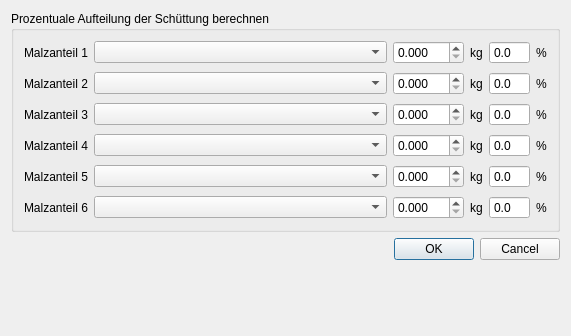
<?xml version="1.0" encoding="UTF-8"?>
<ui version="4.0">
 <class>Dialog_BerSchuettung</class>
 <widget class="QDialog" name="Dialog_BerSchuettung">
  <property name="geometry">
   <rect>
    <x>0</x>
    <y>0</y>
    <width>571</width>
    <height>336</height>
   </rect>
  </property>
  <property name="windowTitle">
   <string>Rezeptübernahme</string>
  </property>
  <layout class="QVBoxLayout" name="verticalLayout_4">
   <item>
    <widget class="QGroupBox" name="groupBox">
     <property name="title">
      <string>Prozentuale Aufteilung der Schüttung berechnen</string>
     </property>
     <layout class="QVBoxLayout" name="verticalLayout">
      <item>
       <widget class="QWidget" name="widget_S_1" native="true">
        <layout class="QHBoxLayout" name="horizontalLayout">
         <property name="spacing">
          <number>6</number>
         </property>
         <property name="leftMargin">
          <number>1</number>
         </property>
         <property name="topMargin">
          <number>1</number>
         </property>
         <property name="rightMargin">
          <number>1</number>
         </property>
         <property name="bottomMargin">
          <number>1</number>
         </property>
         <item>
          <widget class="QLabel" name="label_36">
           <property name="text">
            <string>Malzanteil 1</string>
           </property>
          </widget>
         </item>
         <item>
          <widget class="QComboBox" name="comboBox_S_1">
           <property name="sizePolicy">
            <sizepolicy hsizetype="Expanding" vsizetype="Fixed">
             <horstretch>0</horstretch>
             <verstretch>0</verstretch>
            </sizepolicy>
           </property>
          </widget>
         </item>
         <item>
          <widget class="QDoubleSpinBox" name="doubleSpinBox_Menge_S_1">
           <property name="decimals">
            <number>3</number>
           </property>
           <property name="maximum">
            <double>999.990000000000009</double>
           </property>
           <property name="singleStep">
            <double>0.100000000000000</double>
           </property>
          </widget>
         </item>
         <item>
          <widget class="QLabel" name="label">
           <property name="text">
            <string>kg</string>
           </property>
          </widget>
         </item>
         <item>
          <widget class="QDoubleSpinBox" name="doubleSpinBox_Prozent_S_1">
           <property name="readOnly">
            <bool>true</bool>
           </property>
           <property name="buttonSymbols">
            <enum>QAbstractSpinBox::NoButtons</enum>
           </property>
           <property name="decimals">
            <number>1</number>
           </property>
          </widget>
         </item>
         <item>
          <widget class="QLabel" name="label_2">
           <property name="text">
            <string>%</string>
           </property>
          </widget>
         </item>
        </layout>
       </widget>
      </item>
      <item>
       <widget class="QWidget" name="widget_S_2" native="true">
        <layout class="QHBoxLayout" name="horizontalLayout_2">
         <property name="spacing">
          <number>6</number>
         </property>
         <property name="leftMargin">
          <number>1</number>
         </property>
         <property name="topMargin">
          <number>1</number>
         </property>
         <property name="rightMargin">
          <number>1</number>
         </property>
         <property name="bottomMargin">
          <number>1</number>
         </property>
         <item>
          <widget class="QLabel" name="label_37">
           <property name="text">
            <string>Malzanteil 2</string>
           </property>
          </widget>
         </item>
         <item>
          <widget class="QComboBox" name="comboBox_S_2">
           <property name="sizePolicy">
            <sizepolicy hsizetype="Expanding" vsizetype="Fixed">
             <horstretch>0</horstretch>
             <verstretch>0</verstretch>
            </sizepolicy>
           </property>
          </widget>
         </item>
         <item>
          <widget class="QDoubleSpinBox" name="doubleSpinBox_Menge_S_2">
           <property name="decimals">
            <number>3</number>
           </property>
           <property name="maximum">
            <double>999.990000000000009</double>
           </property>
           <property name="singleStep">
            <double>0.100000000000000</double>
           </property>
          </widget>
         </item>
         <item>
          <widget class="QLabel" name="label_3">
           <property name="text">
            <string>kg</string>
           </property>
          </widget>
         </item>
         <item>
          <widget class="QDoubleSpinBox" name="doubleSpinBox_Prozent_S_2">
           <property name="readOnly">
            <bool>true</bool>
           </property>
           <property name="buttonSymbols">
            <enum>QAbstractSpinBox::NoButtons</enum>
           </property>
           <property name="decimals">
            <number>1</number>
           </property>
          </widget>
         </item>
         <item>
          <widget class="QLabel" name="label_4">
           <property name="text">
            <string>%</string>
           </property>
          </widget>
         </item>
        </layout>
       </widget>
      </item>
      <item>
       <widget class="QWidget" name="widget_S_3" native="true">
        <layout class="QHBoxLayout" name="horizontalLayout_3">
         <property name="spacing">
          <number>6</number>
         </property>
         <property name="leftMargin">
          <number>1</number>
         </property>
         <property name="topMargin">
          <number>1</number>
         </property>
         <property name="rightMargin">
          <number>1</number>
         </property>
         <property name="bottomMargin">
          <number>1</number>
         </property>
         <item>
          <widget class="QLabel" name="label_38">
           <property name="text">
            <string>Malzanteil 3</string>
           </property>
          </widget>
         </item>
         <item>
          <widget class="QComboBox" name="comboBox_S_3">
           <property name="sizePolicy">
            <sizepolicy hsizetype="Expanding" vsizetype="Fixed">
             <horstretch>0</horstretch>
             <verstretch>0</verstretch>
            </sizepolicy>
           </property>
          </widget>
         </item>
         <item>
          <widget class="QDoubleSpinBox" name="doubleSpinBox_Menge_S_3">
           <property name="decimals">
            <number>3</number>
           </property>
           <property name="maximum">
            <double>999.990000000000009</double>
           </property>
           <property name="singleStep">
            <double>0.100000000000000</double>
           </property>
          </widget>
         </item>
         <item>
          <widget class="QLabel" name="label_5">
           <property name="text">
            <string>kg</string>
           </property>
          </widget>
         </item>
         <item>
          <widget class="QDoubleSpinBox" name="doubleSpinBox_Prozent_S_3">
           <property name="readOnly">
            <bool>true</bool>
           </property>
           <property name="buttonSymbols">
            <enum>QAbstractSpinBox::NoButtons</enum>
           </property>
           <property name="decimals">
            <number>1</number>
           </property>
          </widget>
         </item>
         <item>
          <widget class="QLabel" name="label_6">
           <property name="text">
            <string>%</string>
           </property>
          </widget>
         </item>
        </layout>
       </widget>
      </item>
      <item>
       <widget class="QWidget" name="widget_S_4" native="true">
        <layout class="QHBoxLayout" name="horizontalLayout_4">
         <property name="spacing">
          <number>6</number>
         </property>
         <property name="leftMargin">
          <number>1</number>
         </property>
         <property name="topMargin">
          <number>1</number>
         </property>
         <property name="rightMargin">
          <number>1</number>
         </property>
         <property name="bottomMargin">
          <number>1</number>
         </property>
         <item>
          <widget class="QLabel" name="label_39">
           <property name="text">
            <string>Malzanteil 4</string>
           </property>
          </widget>
         </item>
         <item>
          <widget class="QComboBox" name="comboBox_S_4">
           <property name="sizePolicy">
            <sizepolicy hsizetype="Expanding" vsizetype="Fixed">
             <horstretch>0</horstretch>
             <verstretch>0</verstretch>
            </sizepolicy>
           </property>
          </widget>
         </item>
         <item>
          <widget class="QDoubleSpinBox" name="doubleSpinBox_Menge_S_4">
           <property name="decimals">
            <number>3</number>
           </property>
           <property name="maximum">
            <double>999.990000000000009</double>
           </property>
           <property name="singleStep">
            <double>0.100000000000000</double>
           </property>
          </widget>
         </item>
         <item>
          <widget class="QLabel" name="label_7">
           <property name="text">
            <string>kg</string>
           </property>
          </widget>
         </item>
         <item>
          <widget class="QDoubleSpinBox" name="doubleSpinBox_Prozent_S_4">
           <property name="readOnly">
            <bool>true</bool>
           </property>
           <property name="buttonSymbols">
            <enum>QAbstractSpinBox::NoButtons</enum>
           </property>
           <property name="decimals">
            <number>1</number>
           </property>
          </widget>
         </item>
         <item>
          <widget class="QLabel" name="label_8">
           <property name="text">
            <string>%</string>
           </property>
          </widget>
         </item>
        </layout>
       </widget>
      </item>
      <item>
       <widget class="QWidget" name="widget_S_5" native="true">
        <layout class="QHBoxLayout" name="horizontalLayout_5">
         <property name="spacing">
          <number>6</number>
         </property>
         <property name="leftMargin">
          <number>1</number>
         </property>
         <property name="topMargin">
          <number>1</number>
         </property>
         <property name="rightMargin">
          <number>1</number>
         </property>
         <property name="bottomMargin">
          <number>1</number>
         </property>
         <item>
          <widget class="QLabel" name="label_40">
           <property name="text">
            <string>Malzanteil 5</string>
           </property>
          </widget>
         </item>
         <item>
          <widget class="QComboBox" name="comboBox_S_5">
           <property name="sizePolicy">
            <sizepolicy hsizetype="Expanding" vsizetype="Fixed">
             <horstretch>0</horstretch>
             <verstretch>0</verstretch>
            </sizepolicy>
           </property>
          </widget>
         </item>
         <item>
          <widget class="QDoubleSpinBox" name="doubleSpinBox_Menge_S_5">
           <property name="decimals">
            <number>3</number>
           </property>
           <property name="maximum">
            <double>999.990000000000009</double>
           </property>
           <property name="singleStep">
            <double>0.100000000000000</double>
           </property>
          </widget>
         </item>
         <item>
          <widget class="QLabel" name="label_9">
           <property name="text">
            <string>kg</string>
           </property>
          </widget>
         </item>
         <item>
          <widget class="QDoubleSpinBox" name="doubleSpinBox_Prozent_S_5">
           <property name="readOnly">
            <bool>true</bool>
           </property>
           <property name="buttonSymbols">
            <enum>QAbstractSpinBox::NoButtons</enum>
           </property>
           <property name="decimals">
            <number>1</number>
           </property>
          </widget>
         </item>
         <item>
          <widget class="QLabel" name="label_10">
           <property name="text">
            <string>%</string>
           </property>
          </widget>
         </item>
        </layout>
       </widget>
      </item>
      <item>
       <widget class="QWidget" name="widget_S_6" native="true">
        <layout class="QHBoxLayout" name="horizontalLayout_6">
         <property name="spacing">
          <number>6</number>
         </property>
         <property name="leftMargin">
          <number>1</number>
         </property>
         <property name="topMargin">
          <number>1</number>
         </property>
         <property name="rightMargin">
          <number>1</number>
         </property>
         <property name="bottomMargin">
          <number>1</number>
         </property>
         <item>
          <widget class="QLabel" name="label_41">
           <property name="text">
            <string>Malzanteil 6</string>
           </property>
          </widget>
         </item>
         <item>
          <widget class="QComboBox" name="comboBox_S_6">
           <property name="sizePolicy">
            <sizepolicy hsizetype="Expanding" vsizetype="Fixed">
             <horstretch>0</horstretch>
             <verstretch>0</verstretch>
            </sizepolicy>
           </property>
          </widget>
         </item>
         <item>
          <widget class="QDoubleSpinBox" name="doubleSpinBox_Menge_S_6">
           <property name="decimals">
            <number>3</number>
           </property>
           <property name="maximum">
            <double>999.990000000000009</double>
           </property>
           <property name="singleStep">
            <double>0.100000000000000</double>
           </property>
          </widget>
         </item>
         <item>
          <widget class="QLabel" name="label_11">
           <property name="text">
            <string>kg</string>
           </property>
          </widget>
         </item>
         <item>
          <widget class="QDoubleSpinBox" name="doubleSpinBox_Prozent_S_6">
           <property name="readOnly">
            <bool>true</bool>
           </property>
           <property name="buttonSymbols">
            <enum>QAbstractSpinBox::NoButtons</enum>
           </property>
           <property name="decimals">
            <number>1</number>
           </property>
          </widget>
         </item>
         <item>
          <widget class="QLabel" name="label_12">
           <property name="text">
            <string>%</string>
           </property>
          </widget>
         </item>
        </layout>
       </widget>
      </item>
     </layout>
    </widget>
   </item>
   <item>
    <layout class="QHBoxLayout" name="horizontalLayout_17">
     <item>
      <widget class="QDialogButtonBox" name="buttonBox">
       <property name="standardButtons">
        <set>QDialogButtonBox::Cancel|QDialogButtonBox::Ok</set>
       </property>
      </widget>
     </item>
    </layout>
   </item>
   <item>
    <spacer name="verticalSpacer">
     <property name="orientation">
      <enum>Qt::Vertical</enum>
     </property>
     <property name="sizeHint" stdset="0">
      <size>
       <width>20</width>
       <height>40</height>
      </size>
     </property>
    </spacer>
   </item>
  </layout>
 </widget>
 <resources/>
 <connections/>
</ui>
